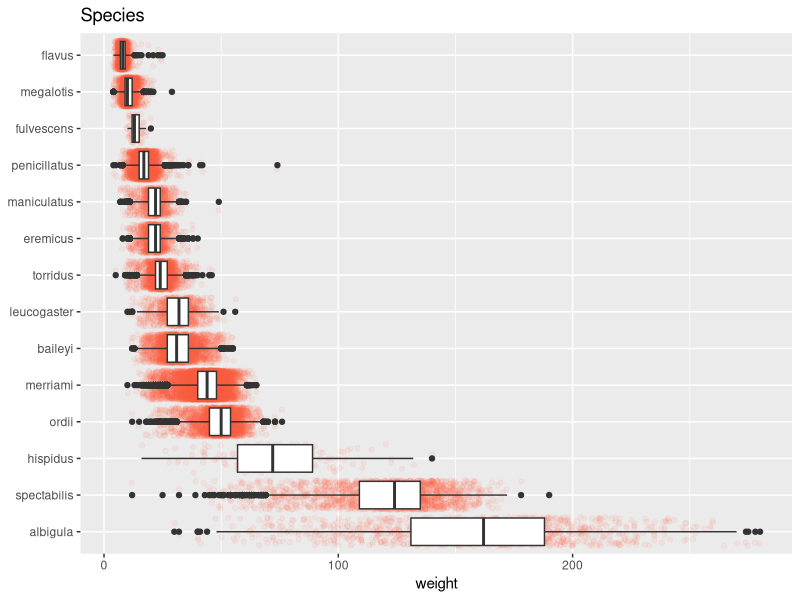
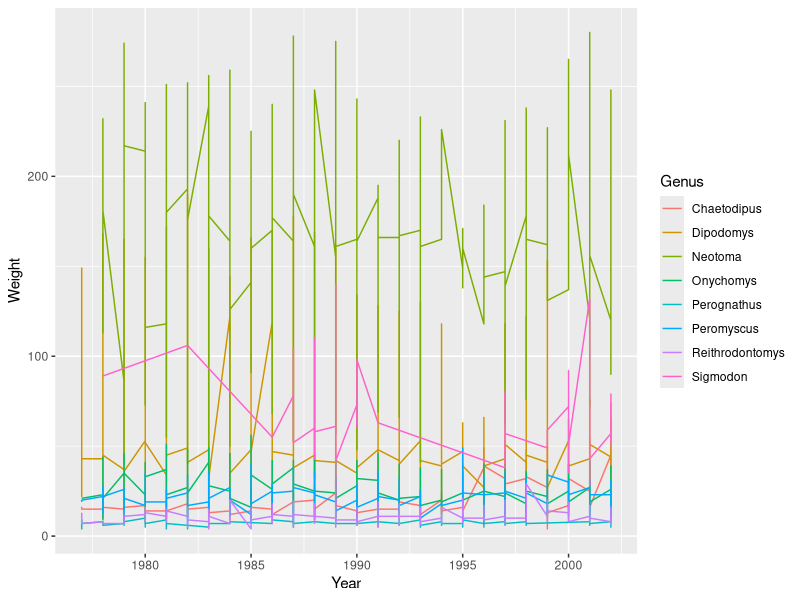
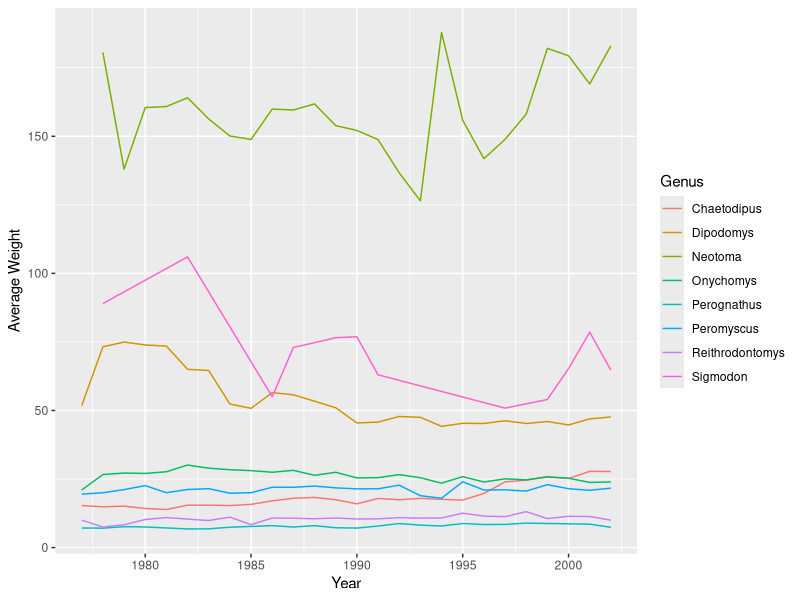
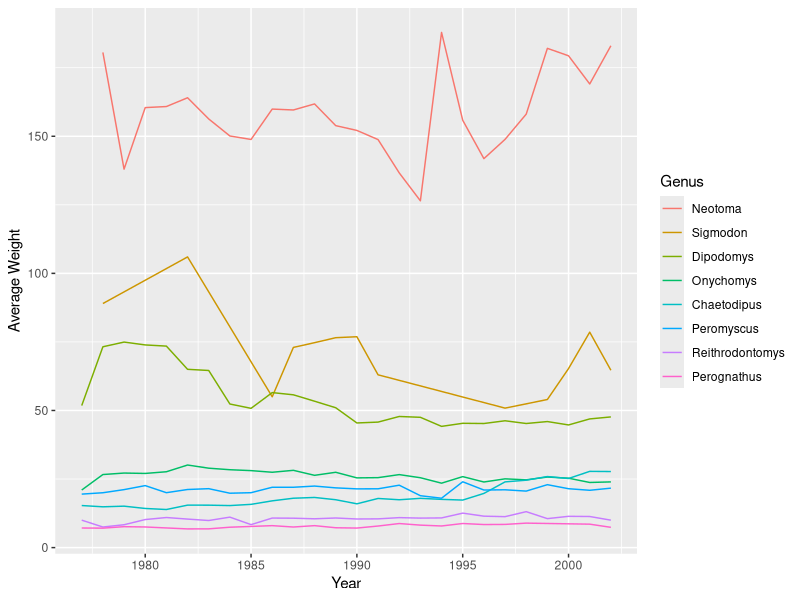
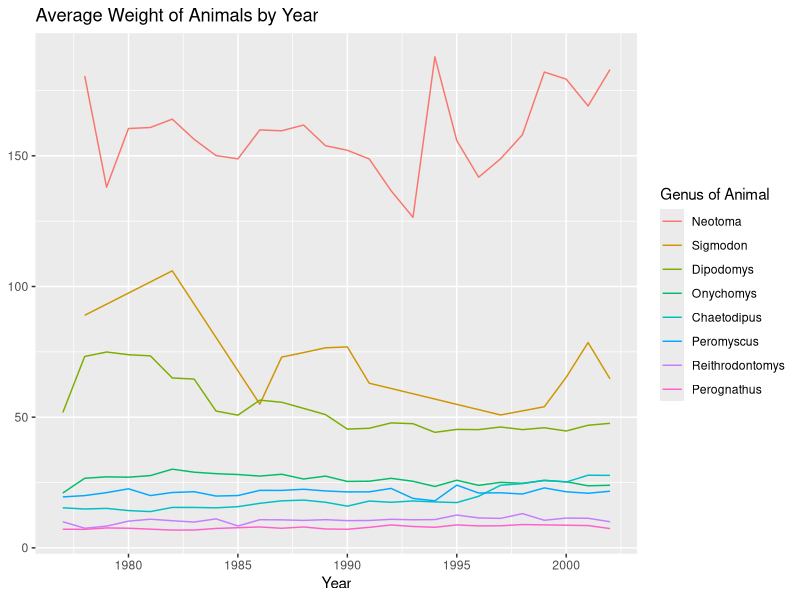
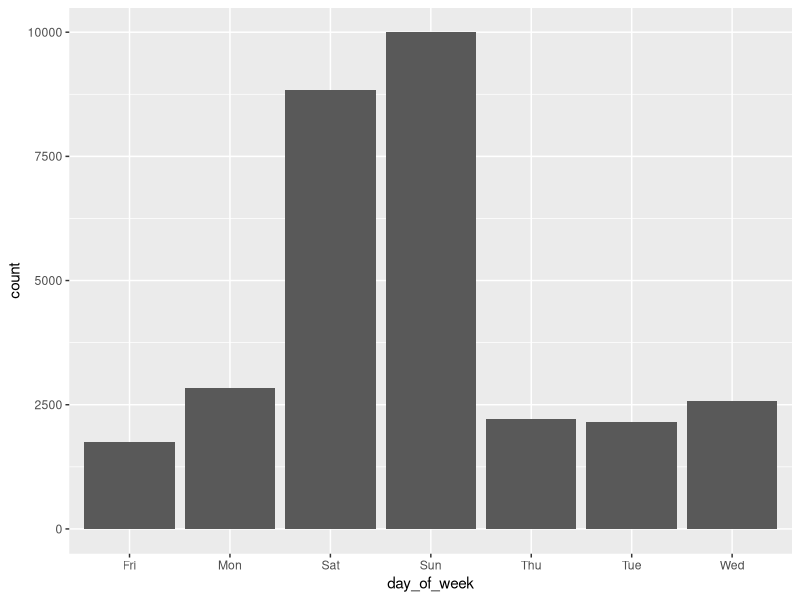
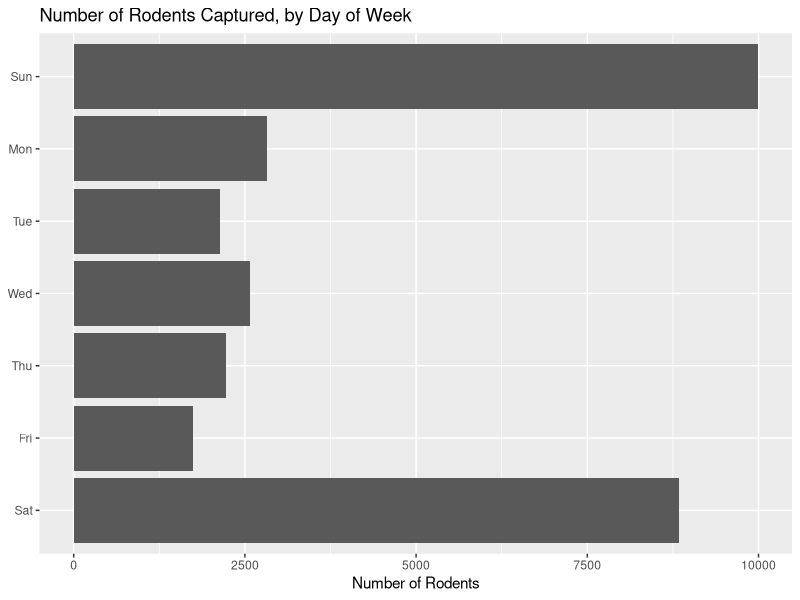
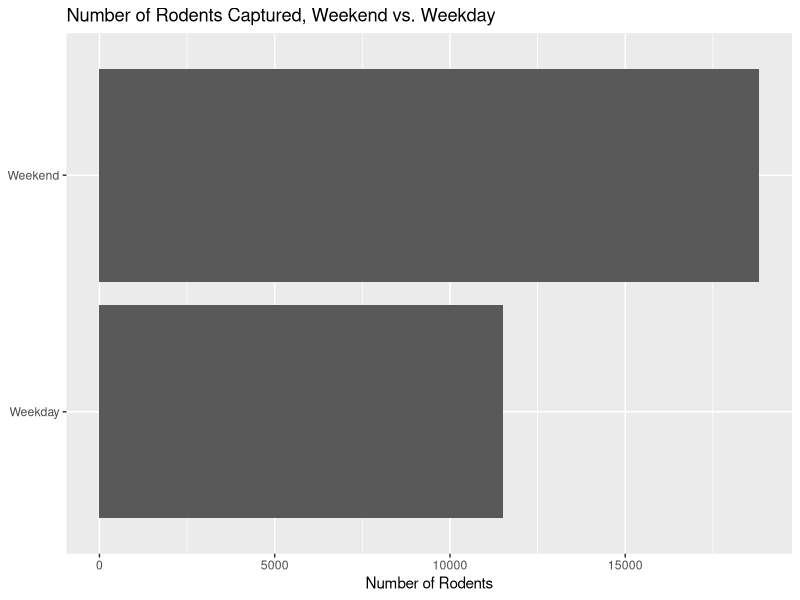

Reproduce these figures in R, in order.
## ---- chunk 1
#| message: false
library(tidyverse)
library(forcats)
## ---- chunk 2
#| message: false
surveys <- read_csv(
  here::here(
    "supporting_artifacts",
    'surveys.csv'
  )
)
## ---- chunk 3
surveys <- surveys |> 
  mutate(
    species = fct_reorder(
      species,
      weight,
      .fun = mean,
      .desc = TRUE
    )
  )
    
surveys |> 
  ggplot(
    mapping = aes(
      x = weight,
      y = species
    )
  ) +
    geom_jitter(color = 'tomato', alpha = 1/15) +
    geom_boxplot() +
# Question 2:
  labs(
    title = 'Species',
    xlab = 'Weight'
  ) +
  theme(
    axis.title.y = element_blank()
  )
## ---- chunk 4
surveys_ts <- surveys |> 
  group_by(
    genus,
    year
  )
  
ggplot(
  data = surveys_ts,
  mapping = aes(
    x = year,
    y = weight,
    color = genus
  )
) +
geom_line() +
labs(
  x = 'Year',
  y = 'Weight',
  color = 'Genus'
)
## ---- chunk 5
surveys_ts_mean <- surveys_ts |> 
  mutate(
    avg_weight = mean(weight)
  )

ggplot(
  data = surveys_ts_mean,
  mapping = aes(
    x = year,
    y = avg_weight,
    color = genus
  )
) +
  geom_line() +
  labs(
    x = 'Year',
    y = 'Average Weight',
    color = 'Genus'
  )
## ---- chunk 6
ggplot(
  data = surveys_ts_mean,
  mapping = aes(
    x = year,
    y = avg_weight,
    color = fct_reorder(
      genus,
      weight,
      .fun = mean,
      .desc = T
    )
  )
) +
  geom_line() +
  labs(
    x = 'Year',
    y = 'Average Weight',
    color = 'Genus'
  )
## ---- chunk 7
ggplot(
  data = surveys_ts_mean,
  mapping = aes(
    x = year,
    y = avg_weight,
    color = fct_reorder(
      genus,
      weight,
      .fun = mean,
      .desc = T
    )
  )
) +
  geom_line() +
  labs(
    x = 'Year',
    title = 'Average Weight of Animals by Year',
    color = 'Genus of Animal'
  ) +
  theme(
    axis.title.y = element_blank()
  )
## ---- chunk 8
rodents <- surveys |> 
  filter(
    taxa == 'Rodent',
    day_of_week != 'NA'
  )

ggplot(
  data = rodents,
  mapping = aes(
    x = day_of_week
  )
) +
  geom_bar()
## ---- chunk 9
ggplot(
  data = rodents,
  mapping = aes(
    y = fct_relevel(
      day_of_week,
      'Sat',
      'Fri',
      'Thu',
      'Wed',
      'Tue',
      'Mon',
      'Sun'
    )
  )
) +
  geom_bar() +
  labs(
    x = 'Number of Rodents',
    title = 'Number of Rodents Captured, by Day of Week'
  ) +
  theme(
    axis.title.y = element_blank()
  )
## ---- chunk 10
ggplot(
  data = rodents,
  mapping = aes(
    y = fct_collapse(
      day_of_week,
      Weekend = c('Sun', 'Sat'),
      Weekday = c('Mon', 'Tue', 'Wed', 'Thu', 'Fri')
    )
  )
) +
  geom_bar() +
  labs(
    x = 'Number of Rodents',
    title = 'Number of Rodents Captured, Weekend vs. Weekday'
  ) +
  theme(
    axis.title.y = element_blank()
  )
